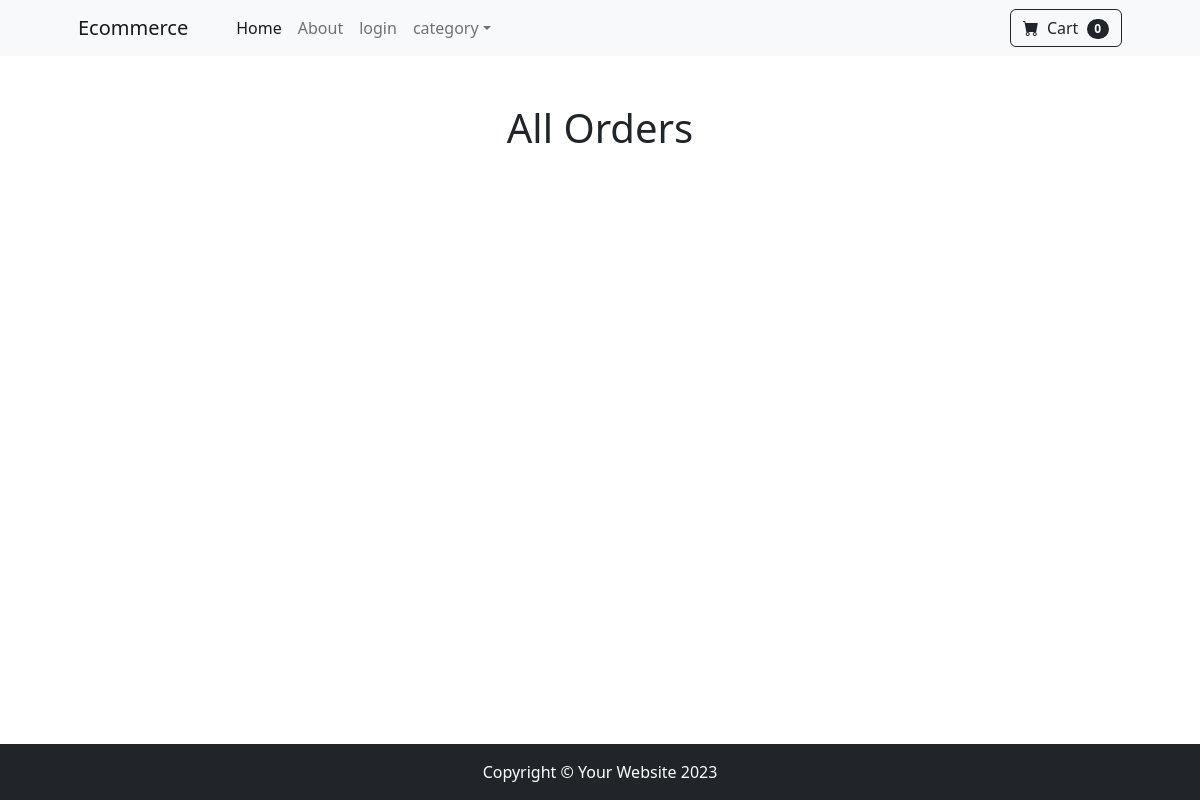
/order/31, run on an earlier commit of the app's database.
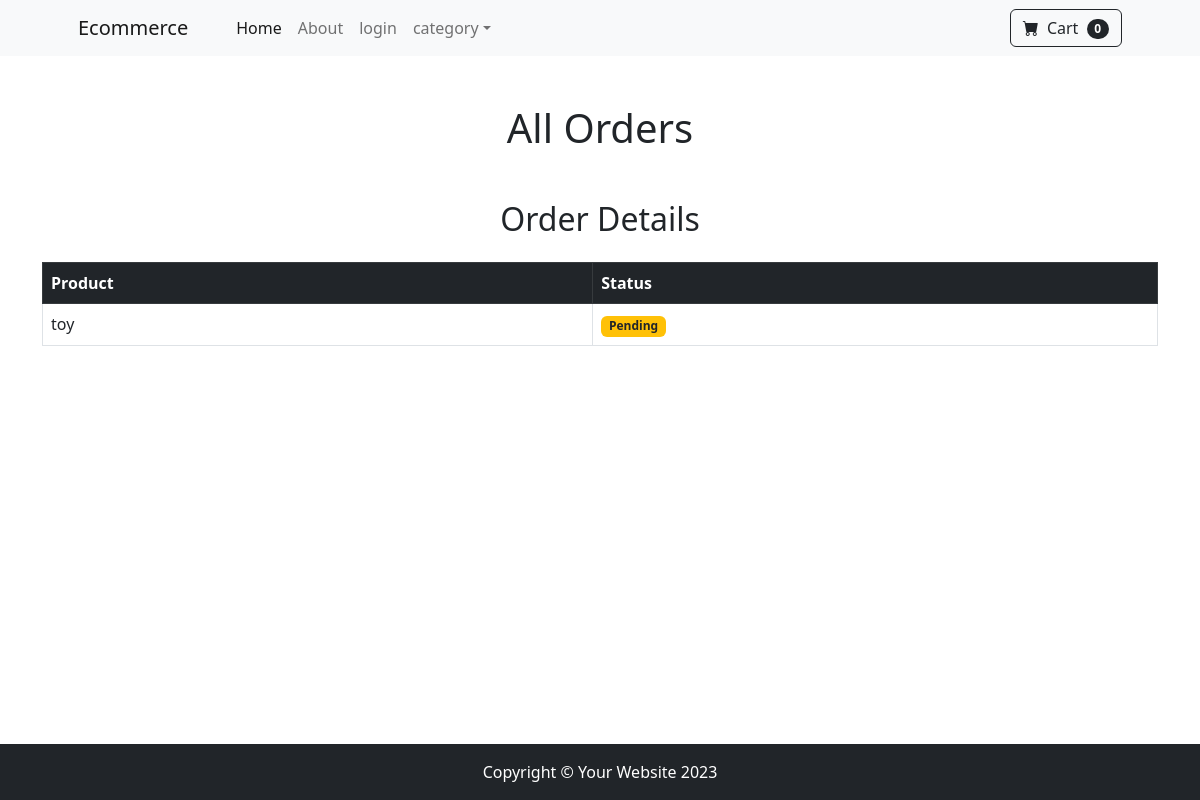
And on a later commit of the database.
### payment/models.py (models this page shows, shortened)
class OrderItem(models.Model):
	order = models.ForeignKey(Order, on_delete=models.CASCADE, null=True)
	product = models.ForeignKey(Product, on_delete=models.CASCADE, null=True)
	user = models.ForeignKey(Customuser, on_delete=models.CASCADE, null=True, blank=True)
	quantity = models.PositiveBigIntegerField(default=1)
	price = models.DecimalField(max_digits=7, decimal_places=2)
	is_shipped = models.BooleanField(default=False)

### ecommerce/models.py (models this page shows)
class Product(models.Model):
    p_name = models.CharField(max_length=100)
    price = models.DecimalField(default=0,decimal_places=2,max_digits=6)
    category = models.ForeignKey(Category,on_delete=models.CASCADE,default=1)
    description = models.CharField(max_length=100,blank=True,null=True)
    image = models.ImageField(upload_to = 'products/')
    is_sale = models.BooleanField(default=False)
    sale_price = models.DecimalField(default=0,decimal_places=2,max_digits=6)
    seller = models.ForeignKey(Seller,blank=True,null=True,on_delete=models.CASCADE)
    def __str__(self):
        return self.p_name

### ecommerce/views.py (the view)
# urls.py: path('order/<int:pk>',order_details,name="orderdetails"),
def order_details(request,pk):
    orderdetails = OrderItem.objects.filter(order_id = pk)
    return render(request,'account/allorder.html',{'orderdetails':orderdetails})

### Cart/cart.py (called while the page is built)
    def __len__(self):
        return len(self.cart)

### Cart/context_processor.py (called while the page is built)
def cart(request):
    return {'cart':Cart(request)}

### templates/account/allorder.html (shortened to what this page needs)
{% extends 'account/base.html' %}
{% block content %}
<div class="container my-5">
  <h1 class="text-center mb-4">All Orders</h1>
  {% if orderdetails %}
  <div class="mt-5">
    <h2 class="text-center mb-4">Order Details</h2>
    <div class="table-responsive">
      <table class="table table-bordered table-hover">
        <thead class="table-dark">
          <tr>
            <th scope="col">Product</th>
            <th scope="col">Status</th>
          </tr>
        </thead>
        <tbody>
          {% for detail in orderdetails %}
          <tr>
            <td>{{ detail.product }}</td>
            <td>
              {% if detail.is_shipped %}
              <span class="badge bg-success">Shipped</span>
              {% else %}
              <span class="badge bg-warning text-dark">Pending</span>
              {% endif %}
            </td>
          </tr>
          {% endfor %}
        </tbody>
      </table>
    </div>
  </div>
  {% endif %}
</div>
{% endblock %}

### templates/account/base.html (shortened to what this page needs)
{% load static %}
<!DOCTYPE html>
<html lang="en">
    <head>
        <link href="https://cdn.jsdelivr.net/npm/bootstrap-icons@1.5.0/font/bootstrap-icons.css" rel="stylesheet" />
        <link href="{% static 'css/styles.css' %}" rel="stylesheet" />
    </head>
    <body class="d-flex flex-column min-vh-100">
        {% include 'account/navbar.html' %}
        {% block content %}
        {% endblock %}
          <footer class="bg-dark text-white text-center py-3 mt-auto">
            <div class="container"><p class="m-0 text-center text-white">Copyright &copy; Your Website 2023</p></div>
        </footer>
    </body>
</html>

### templates/account/navbar.html (shortened to what this page needs)
<nav class="navbar navbar-expand-lg navbar-light bg-light">
    <div class="container px-4 px-lg-5">
        <a class="navbar-brand" href="#!">Ecommerce</a>
        <div class="collapse navbar-collapse" id="navbarSupportedContent">
            <ul class="navbar-nav me-auto mb-2 mb-lg-0 ms-lg-4">
                <li class="nav-item"><a class="nav-link active" aria-current="page" href="{% url 'home' %}">Home</a></li>
                <li class="nav-item"><a class="nav-link" href="{% url 'about' %}">About</a></li>
                {% if user.is_authenticated %}
                <li class="nav-item"><a class="nav-link" href="{% url 'account_logout' %}">logout</a></li>
                <li class="nav-item dropdown">
                    <a class="nav-link dropdown-toggle" id="navbarDropdown" href="#" role="button" data-bs-toggle="dropdown" aria-expanded="false">Profile</a>
                    <ul class="dropdown-menu" aria-labelledby="navbarDropdown">
                        <li><a class="dropdown-item" href="{% url 'updateprofile' %}">update profile</a></li>
                        <li><a class="dropdown-item" href="{% url 'updateinfo' %}">update info</a></li>
                    </ul>
                </li>
                <li class="nav-item">
                    <a class="nav-link" href="{% url 'myorders' %}" role="button">My Orders</a>
                </li>
                {% else %}
                <li class="nav-item"><a class="nav-link" href="{% url 'login' %}">login</a></li>
                {% endif %}
                <li class="nav-item dropdown">
                    <a class="nav-link dropdown-toggle" id="navbarDropdown" href="#" role="button" data-bs-toggle="dropdown" aria-expanded="false">category</a>
                </li>
            </ul>
            <form class="d-flex"><a href="{% url 'cart' %}" class="btn btn-outline-dark">
                <i class="bi-cart-fill me-1"></i>
                Cart
                <span class="badge bg-dark text-white ms-1 rounded-pill" id="cart_qty">{{cart|length}}</span>
            </a>
            </form>
        </div>
    </div>
</nav>

What changed in the data, as far as the page shows it:
added OrderItem: product "toy", is_shipped "Pending"
Also different on the page:
text now shown: "Order Details Product Status"
